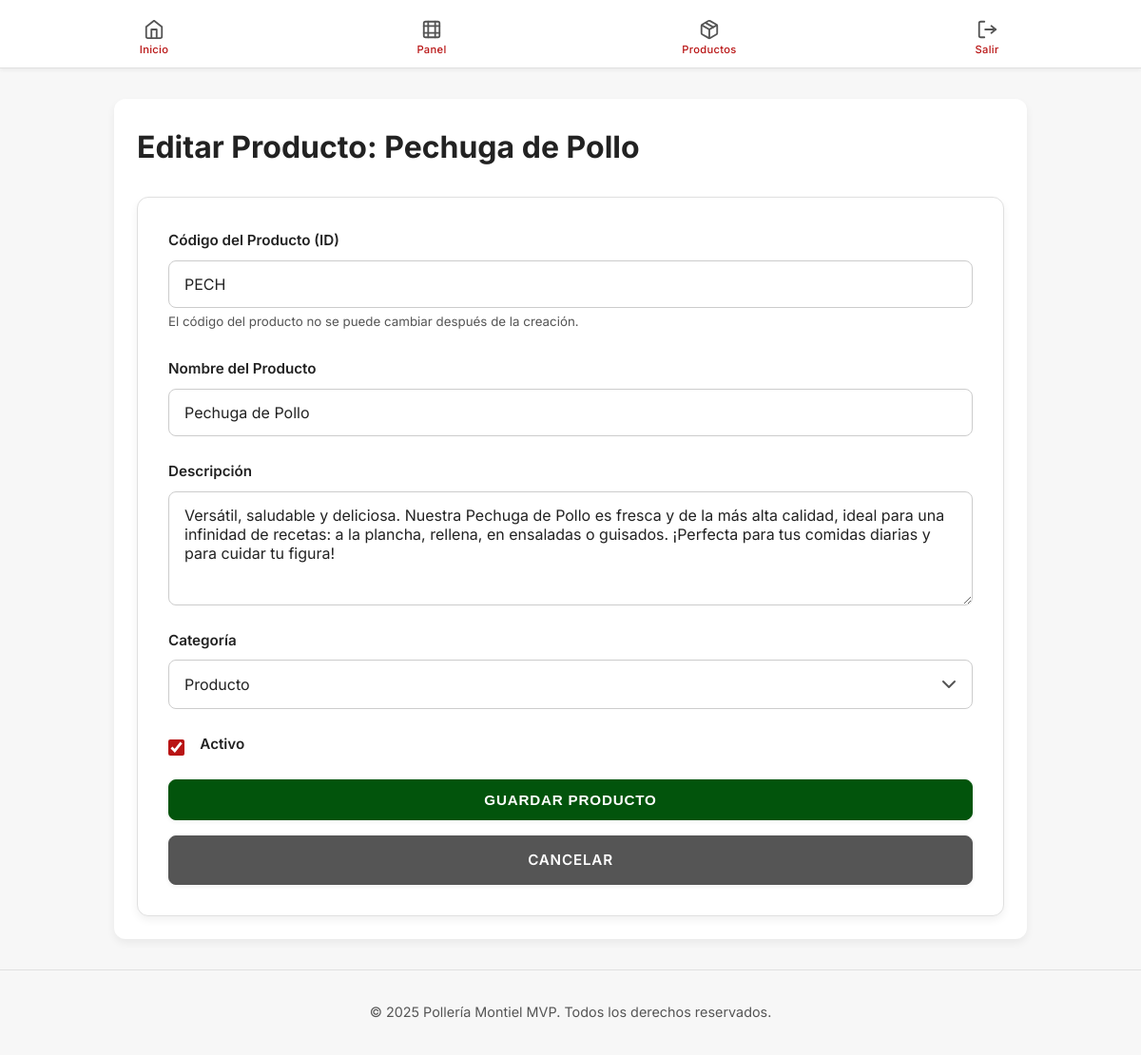
/productos/editar/PECH (signed in), run on the app's committed database.
### app/models.py (models this page shows, shortened)
class Producto(db.Model):
    __tablename__ = 'productos'
    id = db.Column(db.String(10), primary_key=True) # Código del producto, ej: 'PECH'
    nombre = db.Column(db.String(100), index=True, unique=True, nullable=False)
    descripcion = db.Column(db.Text, nullable=True)
    categoria = db.Column(db.String(50), index=True, nullable=False) # Ej: 'POLLO_CRUDO', 'MENUDENCIA'
    activo = db.Column(db.Boolean, nullable=False, default=True, index=True)
    subproductos = db.relationship('Subproducto', back_populates='producto_padre', lazy='dynamic', cascade='all, delete-orphan')
    modificaciones_directas = db.relationship(
        'Modificacion',
        secondary=producto_modificacion_association,
        back_populates='productos_asociados',
        lazy='dynamic'
    )
    precios = db.relationship('Precio', foreign_keys='Precio.producto_id', back_populates='producto_base', lazy='dynamic', cascade='all, delete-orphan')

### app/productos/routes.py (the view, shortened to what this page needs)
@bp.route('/editar/<string:producto_id>', methods=['GET', 'POST'])
@login_required
def editar_producto(producto_id):
    if current_user.rol != 'ADMINISTRADOR':
        flash('No tienes permiso para editar productos.', 'danger')
        return redirect(url_for('productos.listar_productos'))
    producto_a_editar = services.obtener_producto_por_id(producto_id)
    if not producto_a_editar:
        flash(f'Producto con ID "{producto_id}" no encontrado.', 'warning')
        return redirect(url_for('productos.listar_productos'))
    form = ProductoForm(original_producto_id=producto_a_editar.id, obj=producto_a_editar)
    return render_template('productos/crear_editar_producto.html',
                           title=f"Editar Producto: {producto_a_editar.nombre}",
                           form=form,
                           producto=producto_a_editar, # Pasamos el producto para referencia en la plantilla
                           es_editar=True)

### app/models.py (called while the page is built)
@login.user_loader
def load_user(id):
    return db.session.get(Usuario, int(id))

### app/productos/services.py (called while the page is built)
def obtener_producto_por_id(producto_id):
    return db.session.get(Producto, producto_id.upper())

### app/templates/productos/crear_editar_producto.html (shortened to what this page needs)
{% extends "layouts/base.html" %}
{% block content %}
<main>
    <div class="page-content">
        <div class="header-row">
            <h1>{{ title }}</h1>
        </div>
        <form method="POST" class="form-container">
            <div class="form-group">
                {{ form.id.label(class="form-label") }}
                {{ form.id(class="form-control" + (" is-invalid" if form.id.errors else ""), readonly=es_editar) }}
                {% if es_editar %}
                    <small class="form-text text-secondary-color">El código del producto no se puede cambiar después de la creación.</small>
                {% endif %}
            </div>
            <div class="form-group">
                {{ form.nombre.label(class="form-label") }}
                {{ form.nombre(class="form-control" + (" is-invalid" if form.nombre.errors else "")) }}
            </div>
            <div class="form-group">
                {{ form.descripcion.label(class="form-label") }}
                {{ form.descripcion(class="form-control" + (" is-invalid" if form.descripcion.errors else "")) }}
            </div>
            <div class="form-group">
                {{ form.categoria.label(class="form-label") }}
                {{ form.categoria(class="form-control" + (" is-invalid" if form.categoria.errors else "")) }}
            </div>
            <div class="form-group form-check">
                {{ form.activo(class="form-check-input") }}
                {{ form.activo.label(class="form-check-label") }}
            </div>
            <div class="form-actions">
                {{ form.submit(class="btn btn--primary") }}
                <a href="{{ url_for('productos.listar_productos') }}" class="btn btn--secondary">Cancelar</a>
            </div>
        </form>
    </div>
</main>
{% endblock %}

### data on the page
Producto: id "PECH", nombre "Pechuga de Pollo", descripcion "Versátil, saludable y deliciosa. Nuestra Pechuga de Pollo es fresca y de la más alta calidad, ideal para una infinidad de recetas: a la plancha, rellena, en ensaladas o guisados. ¡Perfecta para tus comidas diarias y para cuidar tu figura!", categoria "Producto", activo "☑"

### other printed values
{{ title }} "Editar Producto: Pechuga de Pollo"
